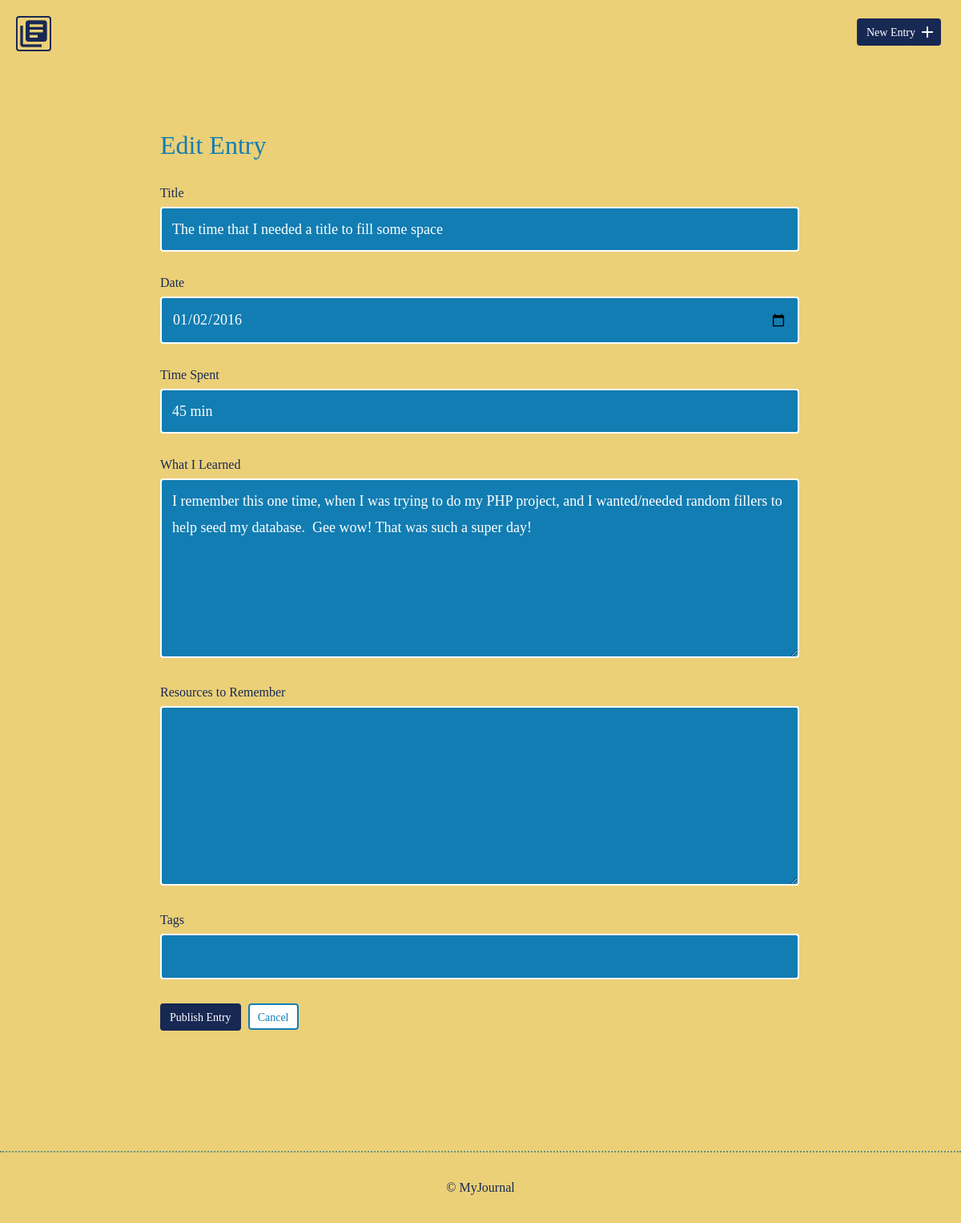
The app's page /edit.php?id=4 with its own data.
### tables this page shows
CREATE TABLE "entries" (
	`id`	INTEGER,
	`title`	TEXT,
	`date`	TEXT,
	`time_spent`	INTEGER,
	`learned`	BLOB,
	`resources`	BLOB,
	PRIMARY KEY(`id`)
);

### inc/functions.php (called while the page is built, shortened)
<?php
function journal_details($journal_id){
    include ('connection.php');
    $sql = 'SELECT * FROM entries WHERE id = ?';
    try{
        $results = $db->prepare($sql);
        $results->bindValue(1,$journal_id,PDO::PARAM_INT);
        $results->execute();
    } catch(Exception $e){
        echo "Error!: ".$e->getMessage();
        return false;
    }
    return $results->fetch();
}
?>

### edit.php (the view, shortened to what this page needs)
<?php
include('inc/connection.php');
include('inc/header.php');
include('inc/functions.php');
$title = $date = $time_spent = $learned = $resources = '';
if(isset($_GET["id"])){
    $journal_id = filter_input(INPUT_GET, "id", FILTER_SANITIZE_NUMBER_INT);
    list($journal_id, $title, $date, $time_spent, $learned, $resources) = journal_details($journal_id);
}
?>
<!DOCTYPE html>
<html>
    <body>
        <section>
            <div class="container">
                <div class="edit-entry">
                    <h2>Edit Entry</h2>
                    <form method="POST">
                        <label for="title">Title</label>
                        <input id="title" type="text" name="title" value="<?php echo htmlspecialchars($title); ?>" /><br>
                        <label for="date">Date</label>
                        <input id="date" type="date" name="date" value="<?php echo htmlspecialchars($date); ?>" /><br>
                        <label for="time_spent">Time Spent</label>
                        <input id="time_spent" type="text" name="time_spent" value="<?php echo htmlspecialchars($time_spent); ?>" /><br>
                        <label for="learned">What I Learned</label>
                        <textarea id="learned" rows="5" name="learned"><?php echo htmlspecialchars($learned); ?></textarea>
                        <label for="resources">Resources to Remember</label>
                        <textarea id="resources" rows="5" name="resources"><?php echo htmlspecialchars($resources); ?></textarea>
                        <label for="tags">Tags</label>
                        <input id="tags" type="text" name="tags" value="<?php echo htmlspecialchars($tags); ?>" /><br>
                        <input type="submit" value="Publish Entry" class="button">
                        <a href="<?php echo 'index.php'; ?>" class="button button-secondary">Cancel</a>
                    </form>
                </div>
            </div>
        </section>
    </body>
    <?php
      include('inc/footer.php');
      ?>
</html>

### css/site.css (style rules this page uses)
body { background-color: #ebd078; font-size: 16px; color: #172853; font-family: 'Goudy Old Style', serif; font-weight: 400; }
.container { margin: 0 auto; padding: 0 25px; }
.button { padding: 8px 10px 6px 10px; background: #172853; border: 2px solid #172853; border-radius: 4px; text-decoration: none; color: #FFF; position: relative; text-align: center; font-size: 14px; font-family: "Big Caslon", serif; }
.button.button-secondary { background: #FFF; border: 2px solid #127db2; color: #127db2; }
h1, h2, h3 { margin: 0; font-weight: 400; line-height: 1em; color: #127db2; }
h2 { font-size: 32px; font-stretch: ultra-expanded; }
.entry-list, .edit-entry, .new-entry { max-width: 800px; margin: 0 auto; padding: 70px 0 150px 0; }
.edit-entry h2, .new-entry h2 { margin-bottom: 35px; }
form label { display: block; margin-bottom: 8px; }
form input[type=text], form input[type=password], form input[type=date], form textarea { background-color: #127db2; color: white; border: 2px solid white; font-size: 18px; line-height: 1.8em; padding:10px 13px; margin-bottom: 30px; border-radius: 4px; width: calc(100% - 32px); font-family: "Garamond", serif; }
.edit-entry form textarea, .new-entry form textarea { min-height: 200px; }
input[type=submit] { margin-right: 5px; }

### records on screen
entries: title "The time that I needed a title to fill some space", date "01/02/2016", time_spent "45 min", learned "I remember this one time, when I was trying to do my PHP project, and I wanted/needed random fillers to help seed my database. Gee wow! That was such a super day!"
